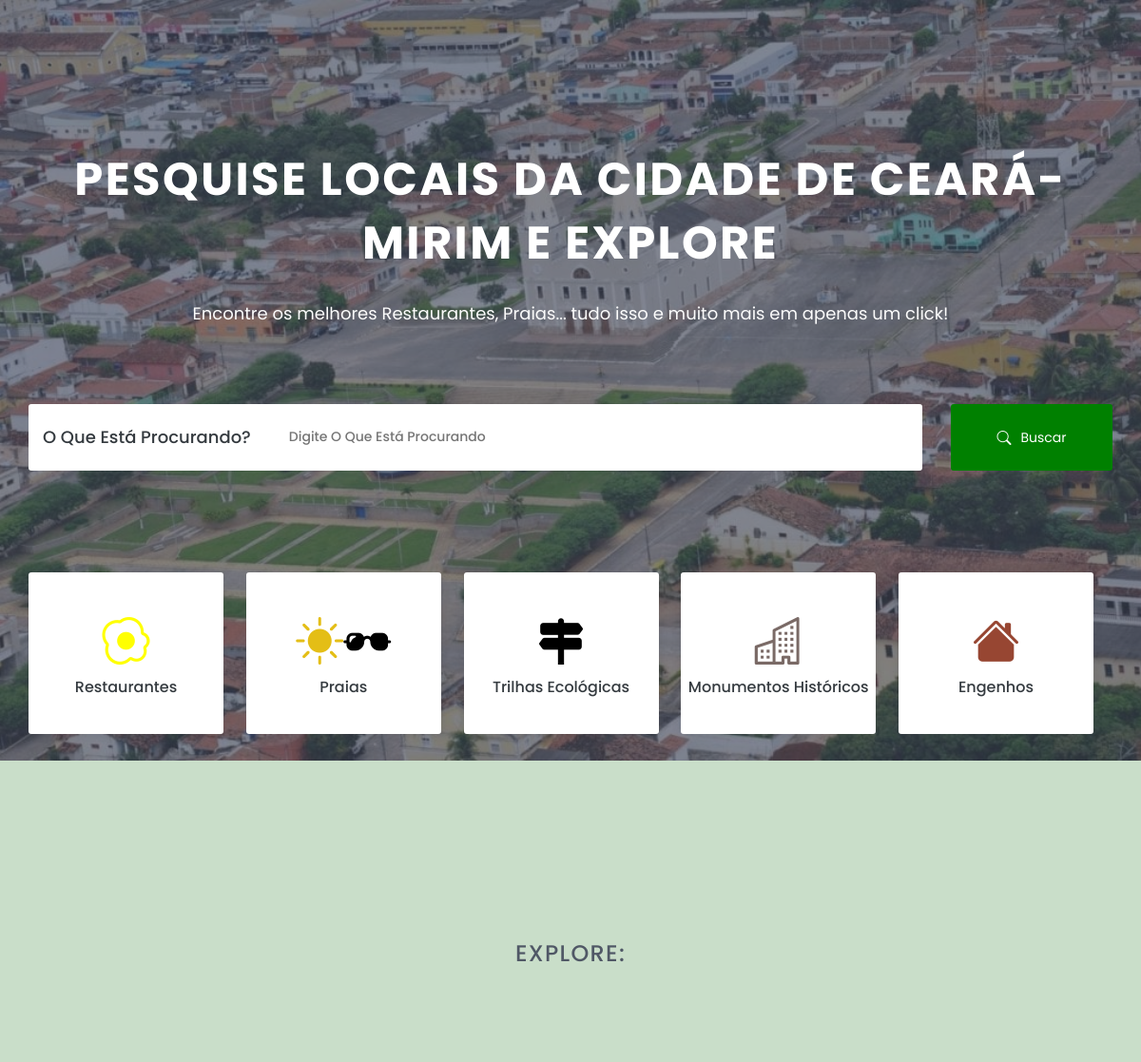
Before: /locais/ with the older database file.
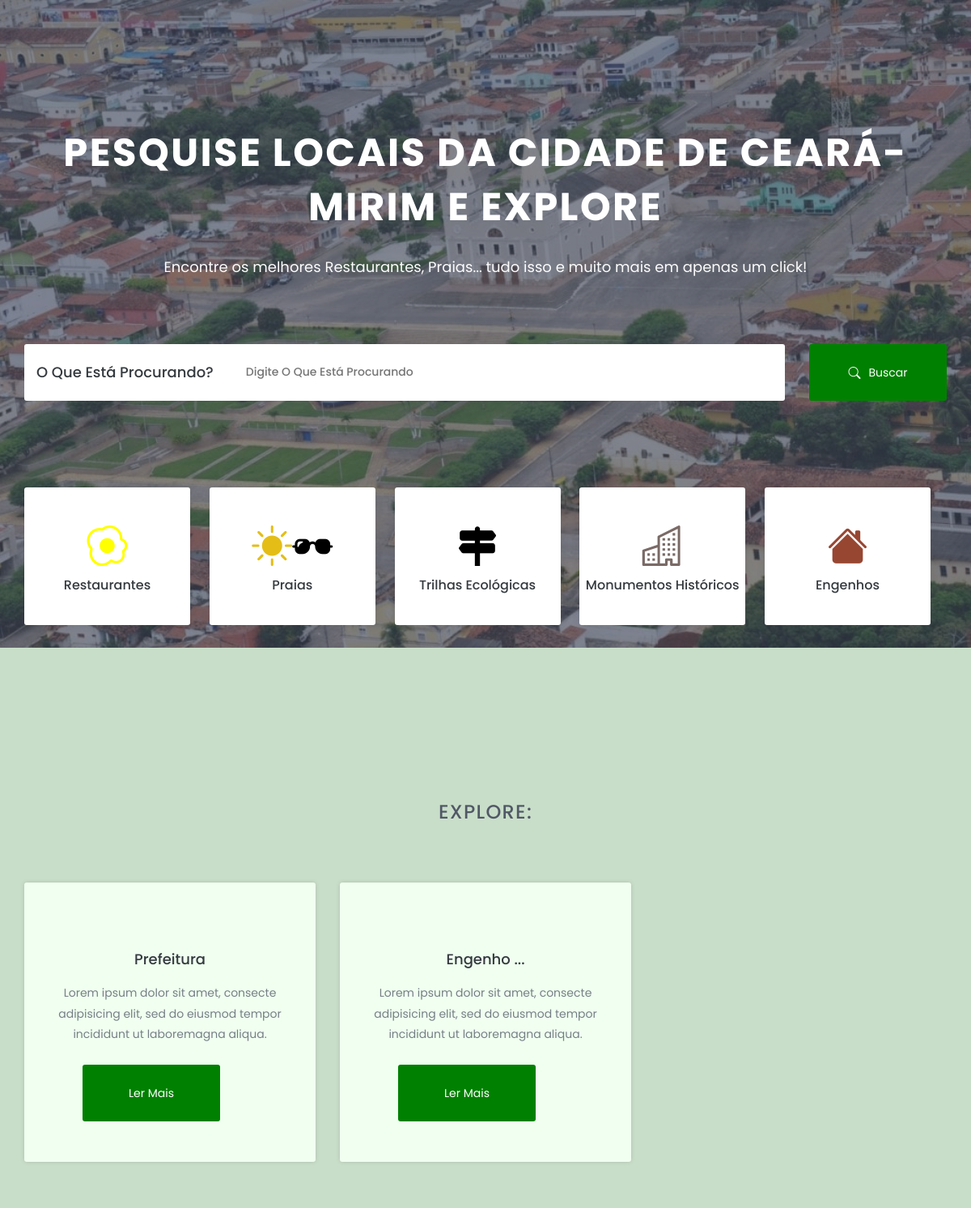
After: the same page with the newer database file.
### base/models.py (models this page shows)
class Local(models.Model):
    nome = models.CharField(max_length=40)
    foto = models.ImageField()
    localizacaoexata = models.CharField(db_column='localizacaoExata', max_length=60) # Field name made lowercase.
    descricao = models.TextField()

### paginas/views.py (the view)
# urls.py: path('locais/', views.Locais, name='locais'),
def Locais(request):
    locais = Local.objects.all()
    return render(request,'paginas/locais.html', {'locais': locais})

### paginas/templates/paginas/locais.html (shortened to what this page needs)
<!doctype html>
<html lang="pt-br">
    <head>
        <link rel="stylesheet" href="../../../static/vendor/bootstrap-icons/bootstrap-icons.css">
        <link rel="stylesheet" href="../../../static/css/css_local/animate.css">
        <link rel="stylesheet" href="../../../static/css/css_local/bootstrap.min.css">
        <link rel="stylesheet" href="../../../static/css/css_local/style.css">
        <link rel="stylesheet" href="../../../static/css/css_local/responsive.css">
    </head>
	<body>
		<section id="home" class="welcome-hero">
			<div class="container">
				<div class="welcome-hero-txt">
					<h2>Pesquise locais da Cidade de Ceará-Mirim e explore </h2>
					<p>
						Encontre os melhores Restaurantes, Praias... tudo isso e muito mais em apenas um click!
					</p>
				</div>
				<div class="welcome-hero-serch-box">
					<div class="welcome-hero-form">
						<div id="text-pesquisa">
							<h3>O que está procurando?</h3>
						</div>
						<div class="single-welcome-hero-form">
							<form action="index.html">
								<input type="text" placeholder="digite o que está procurando" />
							</form>
						</div>
					</div>
					<div class="welcome-hero-serch">
						<button class="welcome-hero-btn" onclick="window.location.href='#'">
							<i style="margin: 0 10px 5px 0; font-size: 15px;" class="bi bi-search"></i> Buscar
						</button>
					</div>
				</div>
			</div>
		</section>
		<section id="list-topics" class="list-topics">
			<div class="container">
				<div class="list-topics-content">
					<ul>
						<li>
							<div class="single-list-topics-content">
								<i  style=" font-size: 50px; color: yellow;" class="bi bi-egg-fried"></i>
								<h2><a href="#">Restaurantes</a></h2>
							</div>
						</li>
						<li>
							<div class="single-list-topics-content">
								<i style=" margin-right: 50px; font-size: 50px; color: rgb(228, 190, 22);" class="bi bi-brightness-high-fill"></i>
								<i style=" margin-left: 50px; margin-top: -71px; ; font-size: 50px; color: rgb(0, 0, 0);" class="bi bi-sunglasses"></i>
								<h2><a href="#">Praias</a></h2>
							</div>
						</li>
						<li>
							<div class="single-list-topics-content">
								<i style="font-size: 50px; color: black;" class="bi bi-signpost-2-fill"></i>
								<h2><a href="#">Trilhas Ecológicas</a></h2>
							</div>
						</li>
						<li>
							<div class="single-list-topics-content">
								<i style="font-size: 50px; color: rgb(122, 106, 102);" class="bi bi-building"></i>
								<h2><a href="#">Monumentos históricos</a></h2>
							</div>
						</li>
						<li>
							<div class="single-list-topics-content">
								<i  style="font-size: 50px; color: rgb(151, 70, 50);" class="bi bi-house-fill"></i>
								<h2><a href="#">Engenhos</a></h2>
							</div>
						</li>
					</ul>
				</div>
			</div>
		</section>
		<section id="works" class="works">
			<div class="container">
				<div class="section-header">
					<h2>Explore:</h2>
				</div>
				<div class="works-content">
					<div class="row">
						<ul>
							{% for local in locais %}
						<li><div class="col-md-4 col-sm-6">
							<div class="single-how-works">
								<h2><a href="/local/{{local.id}}">{{local.nome}}</a></h2>
								<p>
									Lorem ipsum dolor sit amet, consecte adipisicing elit, sed do eiusmod tempor incididunt ut laboremagna aliqua.
								</p>
								<button class="welcome-hero-btn how-work-btn" onclick="window.location.href='#'">
									ler mais
								</button>
							</div>
						</div> </li>
							{% endfor %}
						</ul>
					</div>
				</div>
			</div>
		</section>
    </body>
</html>

### static/css/css_local/style.css (style rules this page uses)
* { padding: 0; margin: 0; }
* { -webkit-box-sizing:border-box; -moz-box-sizing:border-box; -o-box-sizing:border-box; -ms-box-sizing:border-box; box-sizing:border-box; }
body { font-family: 'Poppins', sans-serif; font-size:14px; background-color: rgba(179, 209, 179, 0.699); color:#a09e9c; text-transform:initial; max-width:1920px; margin:0 auto; overflow-x:hidden; }
a,a:hover,a:active,a:focus { display:inline-block; text-decoration:none; color: #343a3f; font-size:16px; padding:0; font-weight: 500; text-transform: capitalize; }
h1,h2,h3,h4,h5,h6 { margin: 0; color:#343a3f; font-size: 18px; font-weight: 500; text-transform: capitalize; }
p { margin: 0; color:#767f86; font-size:14px; line-height: 1.8; text-transform: initial; }
ul { padding: 0; margin: 0 auto; list-style: none; }
ul li { list-style: none; }
input,textarea,button { box-shadow:none;outline:0!important; }
button { background: transparent;border: 0;font-size: 12px; }
html,body { height: 100%; }
.section-header { position: relative; text-align: center; }
.section-header h2 { color: #505866; font-size:24px; font-weight: 500; margin-bottom: 24px; text-transform: uppercase; letter-spacing: 1.3px; }
.welcome-hero { position: relative; background:url(../../img/local/banner.jpg)no-repeat; background-position:center; background-size:cover; text-align: center; height:800px; z-index: 1; }
.welcome-hero:before { position: absolute; content: " "; top: 0; left: 0; width: 100%; height: 100%; background:rgba(65,73,89,.65); z-index: -1; }
.welcome-hero-txt { padding-top: 155px; }
.welcome-hero-txt h2 { font-size: 48px; color: #fff; font-weight: 700; text-transform: uppercase; letter-spacing: 2.4px; line-height: 1.4; }
.welcome-hero-txt p { font-size: 18px; color: #fcfcfc; margin-top: 25px; }
.welcome-hero-serch-box { margin-top: 78px;display: flex; }
.welcome-hero-form { display: flex; background: #fff; height: 70px; border-radius: 3px; width: 85%; }
.single-welcome-hero-form { position: relative; display: flex; flex-direction: row; align-items: center; width: 50%; padding: 0 30px; }
#text-pesquisa { padding-top: 25px; padding-left: 15px; }
.single-welcome-hero-form input { margin-left: 10px; height: 70px; width: 300px; border: 0; background: transparent; }
.single-welcome-hero-form input[type="text"] { font-size: 14px; color: #859098; text-transform: capitalize; font-weight: 500; }
.welcome-hero-btn { display: flex; justify-content: center; align-items: center; font-size: 14px; color: #fff; width: 170px; height: 70px; background: green; text-transform: capitalize; margin-left: 30px; border-radius: 3px; -webkit-transition: 0.3s linear; -moz-transition: 0.3s linear; -ms-transition: 0.3s linear; -o-transition: 0.3s linear; transition: 0.3s linear; }
.list-topics-content { position: relative; top: -198px; z-index: 1; }
.list-topics-content ul li { display: inline-block; }
.single-list-topics-content { display: flex; align-items: center; flex-direction: column; justify-content: center; width: 205px; height: 170px; background:#fff; border-radius: 3px; margin-right: 20px; margin-bottom: 20px; box-shadow: 0 0px 10px rgba(71,71,71,.2); -webkit-transition: .3s linear; -moz-transition:.3s linear; -ms-transition:.3s linear; -o-transition:.3s linear; transition: .3s linear; }
.single-list-topics-content h2>a { margin: 13px 0; }
.works { padding: 0 0 90px; }
.works-content { margin-top: 73px; }
.single-how-works { text-align: center; padding:50px 42px; border-radius: 3px; box-shadow: 0 0px 5px rgba(71,71,71,.2); margin-bottom: 30px; -webkit-transition: .3s linear; -moz-transition:.3s linear; -ms-transition:.3s linear; -o-transition:.3s linear; transition: .3s linear; }
.single-how-works h2 a { font-size: 18px; margin: 35px 0 20px; }
.single-how-works { background-color: honeydew; }
.single-how-works p { margin-bottom: 25px;text-transform: initial; }

Changed rows visible on the page:
added Local: nome "Prefeitura"
added Local: nome "Engenho ..."
